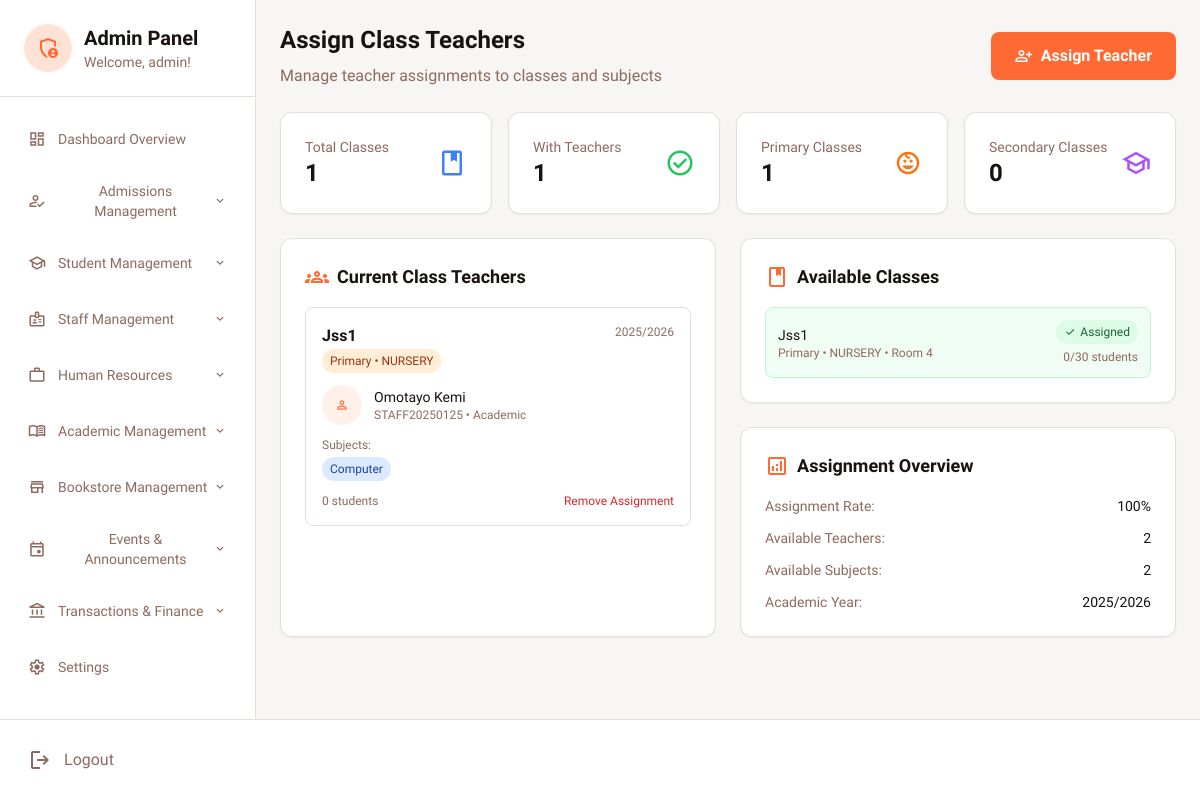
Screenshot of /admin_dashboard.php?page=assign-teacher (signed in) with the database file from the repository.
### tables this page shows
CREATE TABLE `class_teachers` (
  `id` int(11) NOT NULL,
  `class_name` varchar(50) NOT NULL,
  `section` enum('primary','secondary') NOT NULL,
  `staff_id` int(11) NOT NULL,
  `academic_year` varchar(20) DEFAULT '2024/2025',
  `subjects` text DEFAULT NULL,
  `status` enum('active','inactive') DEFAULT 'active',
  `created_at` timestamp NOT NULL DEFAULT current_timestamp()
);

CREATE TABLE `academic_classes` (
  `id` int(11) NOT NULL,
  `class_name` varchar(50) NOT NULL,
  `section` enum('primary','secondary') NOT NULL,
  `level` enum('nursery','primary','jss','sss') DEFAULT NULL,
  `capacity` int(11) DEFAULT 30,
  `current_students` int(11) DEFAULT 0,
  `class_teacher_id` int(11) DEFAULT NULL,
  `room_number` varchar(20) DEFAULT NULL,
  `status` enum('active','inactive') DEFAULT 'active',
  `created_at` timestamp NOT NULL DEFAULT current_timestamp()
);

CREATE TABLE `staff` (
  `id` int(11) NOT NULL,
  `first_name` varchar(100) NOT NULL,
  `last_name` varchar(100) NOT NULL,
  `email` varchar(255) NOT NULL,
  `staff_id` varchar(20) NOT NULL,
  `department` varchar(100) DEFAULT NULL,
  `position` varchar(100) DEFAULT NULL,
  `gender` varchar(10) DEFAULT NULL,
  `state_of_origin` varchar(100) DEFAULT NULL,
  `marital_status` varchar(20) DEFAULT NULL,
  `religion` varchar(50) DEFAULT NULL,
  `employment_date` date DEFAULT NULL,
  `salary` decimal(10,2) DEFAULT NULL,
  `phone` varchar(20) DEFAULT NULL,
  `emergency_contact` varchar(20) DEFAULT NULL,
  `address` text DEFAULT NULL,
  `date_of_birth` date DEFAULT NULL,
  `subject_specialization` text DEFAULT NULL,
  `qualifications` text DEFAULT NULL,
  `account_name` varchar(255) DEFAULT NULL,
  `account_number` varchar(50) DEFAULT NULL,
  `bank_name` varchar(100) DEFAULT NULL,
  `account_updated_at` timestamp NOT NULL DEFAULT current_timestamp() ON UPDATE current_timestamp(),
  `photo` varchar(255) DEFAULT NULL,
  `added_by` varchar(100) DEFAULT NULL,
  `status` enum('active','inactive') DEFAULT 'active',
  `created_at` timestamp NOT NULL DEFAULT current_timestamp(),
  `updated_at` timestamp NULL DEFAULT NULL ON UPDATE current_timestamp()
);

CREATE TABLE `subjects` (
  `id` int(11) NOT NULL,
  `subject_code` varchar(20) NOT NULL,
  `subject_name` varchar(100) NOT NULL,
  `description` text DEFAULT NULL,
  `category` enum('core','elective','extra_curricular') DEFAULT 'core',
  `level` enum('primary','jss','sss') DEFAULT NULL,
  `department` enum('science','art','commercial') DEFAULT NULL,
  `credits` int(11) DEFAULT 1,
  `status` enum('active','inactive') DEFAULT 'active',
  `created_at` timestamp NOT NULL DEFAULT current_timestamp()
);

### assign_teacher_content.php (the view, shortened to what this page needs)
<?php
$db = getDBConnection();
$current_year = date('Y');
$next_year = $current_year + 1;
$academic_year = "$current_year/$next_year";
$classes = $db->query("SELECT * FROM academic_classes WHERE status = 'active' ORDER BY section, class_name")->fetchAll();
$teachers = $db->query("SELECT id, first_name, last_name, staff_id, department, subject_specialization FROM staff WHERE status = 'active' ORDER BY first_name, last_name")->fetchAll();
$subjects = $db->query("SELECT * FROM subjects WHERE status = 'active' ORDER BY subject_name")->fetchAll();
$assignments = $db->query("SELECT ct.*, s.first_name, s.last_name, s.staff_id, s.department,
                                  ac.level, ac.current_students
                           FROM class_teachers ct
                           JOIN staff s ON ct.staff_id = s.id
                           JOIN academic_classes ac ON ct.class_name = ac.class_name AND ct.section = ac.section
                           WHERE ct.status = 'active'
                           ORDER BY ct.section, ct.class_name")->fetchAll();
$total_classes = count($classes);
$classes_with_teachers = count($assignments);
$primary_assignments = $db->query("SELECT COUNT(*) FROM class_teachers WHERE section = 'primary' AND status = 'active'")->fetchColumn();
$secondary_assignments = $db->query("SELECT COUNT(*) FROM class_teachers WHERE section = 'secondary' AND status = 'active'")->fetchColumn();
?>
<div class="mb-6">
    <div class="flex flex-col lg:flex-row lg:items-center lg:justify-between">
        <div>
            <h1 class="text-2xl font-bold text-[#181210] mb-2">Assign Class Teachers</h1>
            <p class="text-[#8d6a5e]">Manage teacher assignments to classes and subjects</p>
        </div>
        <div class="mt-4 lg:mt-0">
            <button onclick="openAssignTeacherModal()"
                    class="inline-flex items-center h-12 px-6 rounded-lg bg-[#ff6933] text-white font-bold hover:bg-[#ff6933]/90 transition-colors">
                <span class="material-symbols-outlined mr-2 text-lg">person_add</span>
                Assign Teacher
            </button>
        </div>
    </div>
</div>
<section class="grid grid-cols-1 md:grid-cols-4 gap-4 mb-6">
    <div class="bg-white rounded-xl p-4 lg:p-6 shadow-sm border border-[#e7deda]">
        <div class="flex items-center justify-between">
            <div>
                <p class="text-sm text-[#8d6a5e]">Total Classes</p>
                <p class="text-xl lg:text-2xl font-bold text-[#181210]"><?php echo $total_classes; ?></p>
            </div>
            <span class="material-symbols-outlined text-2xl lg:text-3xl text-blue-500">class</span>
        </div>
    </div>
    <div class="bg-white rounded-xl p-4 lg:p-6 shadow-sm border border-[#e7deda]">
        <div class="flex items-center justify-between">
            <div>
                <p class="text-sm text-[#8d6a5e]">With Teachers</p>
                <p class="text-xl lg:text-2xl font-bold text-[#181210]"><?php echo $classes_with_teachers; ?></p>
            </div>
            <span class="material-symbols-outlined text-2xl lg:text-3xl text-green-500">check_circle</span>
        </div>
    </div>
    <div class="bg-white rounded-xl p-4 lg:p-6 shadow-sm border border-[#e7deda]">
        <div class="flex items-center justify-between">
            <div>
                <p class="text-sm text-[#8d6a5e]">Primary Classes</p>
                <p class="text-xl lg:text-2xl font-bold text-[#181210]"><?php echo $primary_assignments; ?></p>
            </div>
            <span class="material-symbols-outlined text-2xl lg:text-3xl text-orange-500">child_care</span>
        </div>
    </div>
    <div class="bg-white rounded-xl p-4 lg:p-6 shadow-sm border border-[#e7deda]">
        <div class="flex items-center justify-between">
            <div>
                <p class="text-sm text-[#8d6a5e]">Secondary Classes</p>
                <p class="text-xl lg:text-2xl font-bold text-[#181210]"><?php echo $secondary_assignments; ?></p>
            </div>
            <span class="material-symbols-outlined text-2xl lg:text-3xl text-purple-500">school</span>
        </div>
    </div>
</section>
<div class="grid grid-cols-1 lg:grid-cols-2 gap-6">
    <div class="bg-white rounded-xl p-6 shadow-sm border border-[#e7deda]">
        <h3 class="text-lg font-bold text-[#181210] mb-4 flex items-center">
            <span class="material-symbols-outlined mr-2 text-[#ff6933]">groups</span>
            Current Class Teachers
        </h3>
        <?php if (empty($assignments)): ?>
            <div class="text-center py-8 text-[#8d6a5e]">
                <span class="material-symbols-outlined text-4xl mb-2">group</span>
                <p class="text-sm">No teacher assignments yet</p>
                <p class="text-xs mt-1">Assign teachers to classes to get started</p>
            </div>
        <?php else: ?>
            <div class="space-y-4">
                <?php foreach ($assignments as $assignment): ?>
                <div class="p-4 border border-[#e7deda] rounded-lg hover:border-[#ff6933] transition-colors">
                    <div class="flex justify-between items-start mb-3">
                        <div>
                            <h4 class="font-bold text-[#181210]"><?php echo htmlspecialchars($assignment['class_name']); ?></h4>
                            <span class="inline-flex items-center px-2 py-1 rounded-full text-xs font-medium
                                <?php echo $assignment['section'] === 'primary' ? 'bg-orange-100 text-orange-800' : 'bg-purple-100 text-purple-800'; ?>">
                                <?php echo ucfirst($assignment['section']); ?> •
                                <?php echo $assignment['level'] ? strtoupper($assignment['level']) : ''; ?>
                            </span>
                        </div>
                        <span class="text-xs text-[#8d6a5e]"><?php echo $assignment['academic_year']; ?></span>
                    </div>
                    <div class="flex items-center mb-3">
                        <div class="flex-shrink-0 h-10 w-10 bg-[#ff6933]/10 rounded-full flex items-center justify-center mr-3">
                            <span class="material-symbols-outlined text-[#ff6933] text-sm">person</span>
                        </div>
                        <div class="flex-1">
                            <p class="text-sm font-medium text-[#181210]">
                                <?php echo htmlspecialchars($assignment['first_name'] . ' ' . $assignment['last_name']); ?>
                            </p>
                            <p class="text-xs text-[#8d6a5e]">
                                <?php echo htmlspecialchars($assignment['staff_id']); ?> •
                                <?php echo htmlspecialchars($assignment['department']); ?>
                            </p>
                        </div>
                    </div>
                    <?php if ($assignment['subjects']): ?>
                    <div class="mb-3">
                        <p class="text-xs text-[#8d6a5e] mb-1">Subjects:</p>
                        <div class="flex flex-wrap gap-1">
                            <?php
                            $subject_ids = explode(',', $assignment['subjects']);
                            foreach ($subject_ids as $subject_id):
                                $subject_stmt = $db->prepare("SELECT subject_name FROM subjects WHERE id = ?");
                                $subject_stmt->execute([$subject_id]);
                                $subject = $subject_stmt->fetch();
                                if ($subject):
                            ?>
                                <span class="inline-flex items-center px-2 py-1 rounded-full text-xs bg-blue-100 text-blue-800">
                                    <?php echo htmlspecialchars($subject['subject_name']); ?>
                                </span>
                            <?php endif; endforeach; ?>
                        </div>
                    </div>
                    <?php endif; ?>
                    <div class="flex justify-between items-center text-xs text-[#8d6a5e]">
                        <span><?php echo $assignment['current_students']; ?> students</span>
                        <form method="POST" onsubmit="return confirm('Remove <?php echo htmlspecialchars($assignment['first_name'] . ' ' . $assignment['last_name']); ?> from <?php echo htmlspecialchars($assignment['class_name']); ?>?')">
                            <button type="submit" name="remove_assignment"
                                    class="text-red-600 hover:text-red-800 transition-colors">
                                Remove Assignment
                            </button>
                        </form>
                    </div>
                </div>
                <?php endforeach; ?>
            </div>
        <?php endif; ?>
    </div>
    <div class="space-y-6">
        <div class="bg-white rounded-xl p-6 shadow-sm border border-[#e7deda]">
            <h3 class="text-lg font-bold text-[#181210] mb-4 flex items-center">
                <span class="material-symbols-outlined mr-2 text-[#ff6933]">class</span>
                Available Classes
            </h3>
            <?php if (empty($classes)): ?>
                <div class="text-center py-4 text-[#8d6a5e]">
                    <p class="text-sm">No classes available</p>
                </div>
            <?php else: ?>
                <div class="space-y-3 max-h-96 overflow-y-auto">
                    <?php
                    $assigned_classes = array_column($assignments, 'class_name');
                    foreach ($classes as $class):
                        $is_assigned = in_array($class['class_name'], $assigned_classes);
                    ?>
                    <div class="flex items-center justify-between p-3 border border-[#e7deda] rounded-lg <?php echo $is_assigned ? 'bg-green-50 border-green-200' : ''; ?>">
                        <div>
                            <p class="text-sm font-medium text-[#181210]">
                                <?php echo htmlspecialchars($class['class_name']); ?>
                            </p>
                            <p class="text-xs text-[#8d6a5e]">
                                <?php echo ucfirst($class['section']); ?> •
                                <?php echo $class['level'] ? strtoupper($class['level']) : ''; ?> •
                                Room <?php echo $class['room_number'] ?: 'N/A'; ?>
                            </p>
                        </div>
                        <div class="text-right">
                            <?php if ($is_assigned): ?>
                                <span class="inline-flex items-center px-2 py-1 rounded-full text-xs font-medium bg-green-100 text-green-800">
                                    <span class="material-symbols-outlined text-xs mr-1">check</span>
                                    Assigned
                                </span>
                            <?php endif; ?>
                            <p class="text-xs text-[#8d6a5e] mt-1">
                                <?php echo $class['current_students']; ?>/<?php echo $class['capacity']; ?> students
                            </p>
                        </div>
                    </div>
                    <?php endforeach; ?>
                </div>
            <?php endif; ?>
        </div>
        <div class="bg-white rounded-xl p-6 shadow-sm border border-[#e7deda]">
            <h3 class="text-lg font-bold text-[#181210] mb-4 flex items-center">
                <span class="material-symbols-outlined mr-2 text-[#ff6933]">analytics</span>
                Assignment Overview
            </h3>
            <div class="space-y-3 text-sm">
                <div class="flex justify-between">
                    <span class="text-[#8d6a5e]">Assignment Rate:</span>
                    <span class="font-medium text-[#181210]">
                        <?php echo $total_classes > 0 ? round(($classes_with_teachers / $total_classes) * 100, 1) : 0; ?>%
                    </span>
                </div>
                <div class="flex justify-between">
                    <span class="text-[#8d6a5e]">Available Teachers:</span>
                    <span class="font-medium text-[#181210]"><?php echo count($teachers); ?></span>
                </div>
                <div class="flex justify-between">
                    <span class="text-[#8d6a5e]">Available Subjects:</span>
                    <span class="font-medium text-[#181210]"><?php echo count($subjects); ?></span>
                </div>
                <div class="flex justify-between">
                    <span class="text-[#8d6a5e]">Academic Year:</span>
                    <span class="font-medium text-[#181210]"><?php echo $academic_year; ?></span>
                </div>
            </div>
        </div>
    </div>
</div>

### admin_dashboard.php (style rules this page uses)
body { font-family: 'Lexend', sans-serif; background-color: #f8f6f5; }

### rows the page displays
class_teachers: class_name "Jss1", section "Primary", academic_classes.level "NURSERY", academic_year "2025/2026", staff.last_name "Omotayo Kemi", staff.staff_id "STAFF20250125", staff.department "Academic", academic_classes.current_students "0"
subjects: subject_name "Computer"
academic_classes: class_name "Jss1", section "Primary", level "NURSERY", room_number "4", shows "Assigned", current_students "0", capacity "30"

### other values shown
$_SESSION['first_name'] "admin"
$item['title'] "Dashboard Overview"
$item['title'] "Admissions Management"
$item['title'] "Student Management"
$item['title'] "Staff Management"
$item['title'] "Human Resources"
$item['title'] "Academic Management"
$item['title'] "Bookstore Management"
$item['title'] "Events & Announcements"
$item['title'] "Transactions & Finance"
$item['title'] "Settings"
$total_classes "1"
$classes_with_teachers "1"
$primary_assignments "1"
$secondary_assignments "0"
